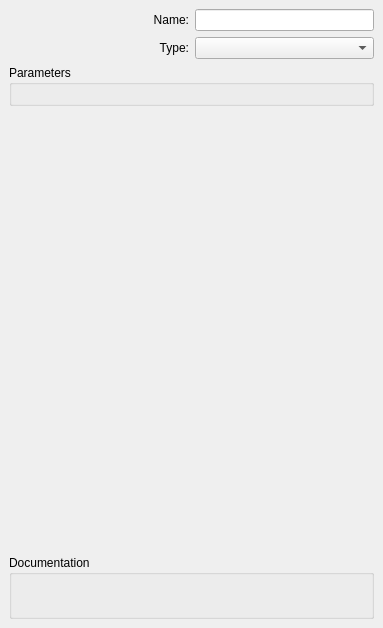
       <widget class="QWidget" name="indexPage" >
        <property name="geometry" >
         <rect>
          <x>2</x>
          <y>2</y>
          <width>383</width>
          <height>628</height>
         </rect>
        </property>
        <layout class="QVBoxLayout" >
         <property name="spacing" >
          <number>6</number>
         </property>
         <property name="margin" >
          <number>9</number>
         </property>
         <item>
          <layout class="QGridLayout" >
           <property name="margin" >
            <number>0</number>
           </property>
           <property name="spacing" >
            <number>6</number>
           </property>
           <item row="1" column="0" >
            <widget class="QLabel" name="label" >
             <property name="sizePolicy" >
              <sizepolicy vsizetype="Preferred" hsizetype="Expanding" >
               <horstretch>0</horstretch>
               <verstretch>0</verstretch>
              </sizepolicy>
             </property>
             <property name="text" >
              <string>Type:</string>
             </property>
             <property name="alignment" >
              <set>Qt::AlignRight|Qt::AlignTrailing|Qt::AlignVCenter</set>
             </property>
            </widget>
           </item>
           <item row="0" column="1" >
            <widget class="QLineEdit" name="indexName" />
           </item>
           <item row="1" column="1" >
            <widget class="QComboBox" name="indexCombo" />
           </item>
           <item row="0" column="0" >
            <widget class="QLabel" name="label" >
             <property name="sizePolicy" >
              <sizepolicy vsizetype="Preferred" hsizetype="Expanding" >
               <horstretch>0</horstretch>
               <verstretch>0</verstretch>
              </sizepolicy>
             </property>
             <property name="text" >
              <string>Name:</string>
             </property>
             <property name="alignment" >
              <set>Qt::AlignRight|Qt::AlignTrailing|Qt::AlignVCenter</set>
             </property>
            </widget>
           </item>
          </layout>
         </item>
         <item>
          <widget class="QGroupBox" name="indexParamGroup" >
           <property name="title" >
            <string>Parameters</string>
           </property>
           <property name="flat" >
            <bool>true</bool>
           </property>
           <layout class="QHBoxLayout" >
            <property name="spacing" >
             <number>6</number>
            </property>
            <property name="margin" >
             <number>9</number>
            </property>
            <item>
             <layout class="QGridLayout" >
              <property name="margin" >
               <number>0</number>
              </property>
              <property name="spacing" >
               <number>6</number>
              </property>
             </layout>
            </item>
           </layout>
          </widget>
         </item>
         <item>
          <spacer>
           <property name="orientation" >
            <enum>Qt::Vertical</enum>
           </property>
           <property name="sizeHint" stdset="0" >
            <size>
             <width>20</width>
             <height>40</height>
            </size>
           </property>
          </spacer>
         </item>
         <item>
          <widget class="QGroupBox" name="indexDocGroup" >
           <property name="minimumSize" >
            <size>
             <width>32</width>
             <height>64</height>
            </size>
           </property>
           <property name="title" >
            <string>Documentation</string>
           </property>
           <property name="flat" >
            <bool>true</bool>
           </property>
           <layout class="QHBoxLayout" >
            <property name="spacing" >
             <number>6</number>
            </property>
            <property name="margin" >
             <number>9</number>
            </property>
            <item>
             <widget class="QLabel" name="indexParamDoc" >
              <property name="text" >
               <string/>
              </property>
              <property name="alignment" >
               <set>Qt::AlignLeading|Qt::AlignLeft|Qt::AlignTop</set>
              </property>
              <property name="wordWrap" >
               <bool>true</bool>
              </property>
             </widget>
            </item>
           </layout>
          </widget>
         </item>
        </layout>
       </widget>
